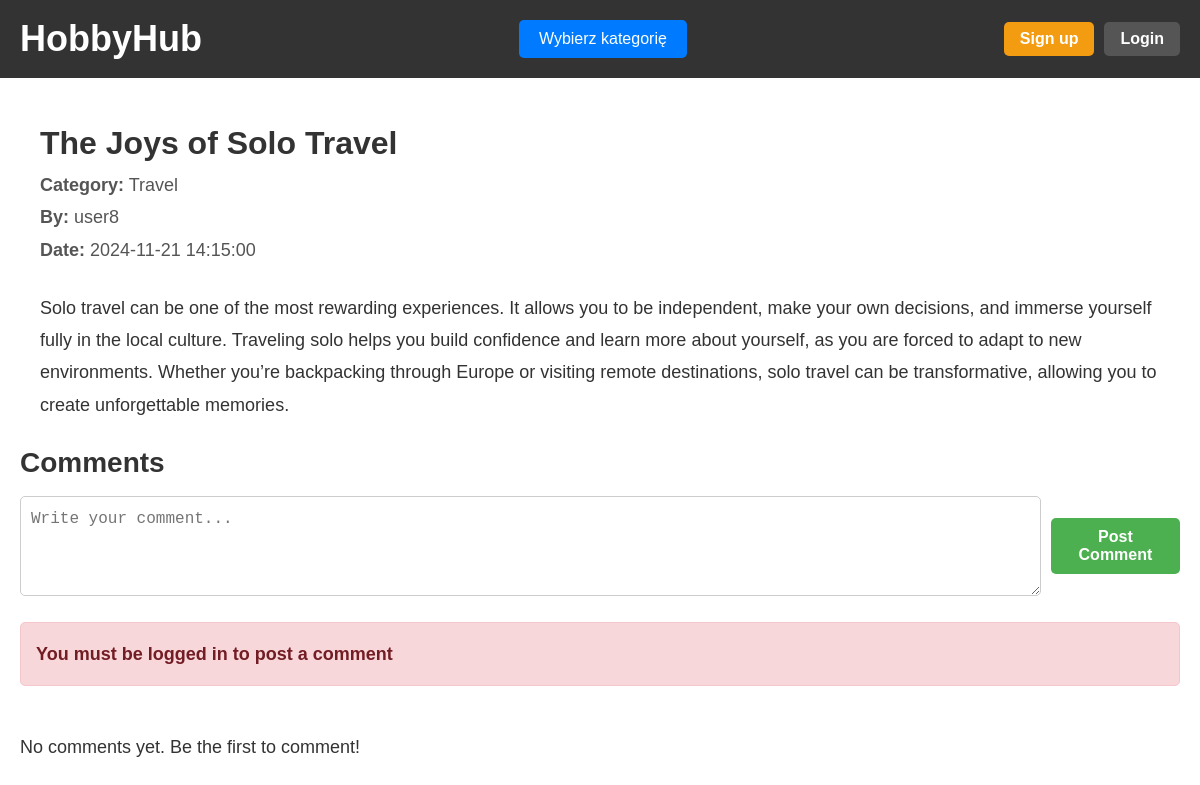
The app's page /post.php?id=9 with its own data.
### tables this page shows
CREATE TABLE `posts` (
  `post_id` int(10) UNSIGNED NOT NULL,
  `user_id` int(10) UNSIGNED NOT NULL,
  `category_id` int(10) UNSIGNED DEFAULT NULL,
  `content` text NOT NULL,
  `created_at` timestamp NOT NULL DEFAULT CURRENT_TIMESTAMP,
  `title` varchar(255) NOT NULL,
  `is_question` tinyint(1) DEFAULT '0',
  `image` blob
);

CREATE TABLE `categories` (
  `category_id` int(10) UNSIGNED NOT NULL,
  `name` varchar(50) NOT NULL,
  `description` text
);

CREATE TABLE `users` (
  `user_id` int(10) UNSIGNED NOT NULL,
  `username` varchar(50) NOT NULL,
  `full_name` varchar(100) NOT NULL,
  `email` varchar(100) NOT NULL,
  `password_hash` varchar(255) NOT NULL,
  `created_at` timestamp NOT NULL DEFAULT CURRENT_TIMESTAMP,
  `bio` text,
  `profile_picture` blob
);

### post.php (the view, shortened to what this page needs)
<?php
include 'db_connection.php';
$isLoggedIn = isset($_SESSION['user_id']);
$post_id = isset($_GET['id']) ? (int) $_GET['id'] : 0;
if ($post_id > 0) {
    $sql = "SELECT p.post_id, p.title, p.created_at, p.content, p.image, u.username, c.name AS category_name, p.is_question
            FROM posts p
            LEFT JOIN users u ON p.user_id = u.user_id
            LEFT JOIN categories c ON p.category_id = c.category_id
            WHERE p.post_id = $post_id";
    $result = $conn->query($sql);
    if ($result->num_rows > 0) {
        $row = $result->fetch_assoc();
    } else {
        echo "<p>Post not found.</p>";
        exit;
    }
    $comments_sql = "SELECT c.content, c.created_at, u.username
                     FROM comments c
                     LEFT JOIN users u ON c.user_id = u.user_id
                     WHERE c.post_id = $post_id
                     ORDER BY c.created_at DESC";
    $comments_result = $conn->query($comments_sql);
} else {
    echo "<p>Invalid post ID.</p>";
    exit;
}
?>
<!DOCTYPE html>
<html lang="en">
<head>
    <link rel="stylesheet" href="glowna.css">
    <link rel="stylesheet" href="post.css">
</head>
<body>
  <header>
    <nav class="navbar">
      <div class="logo">
        <h1><a href="index.php">HobbyHub</a></h1>
      </div>
    <div class="dropdown">
        <button class="dropdown-button" onclick="toggleDropdown()">Wybierz kategorię</button>
    </div>
      <div class="auth-buttons">
        <?php if ($isLoggedIn): ?>
          <span class="welcome-message"><?php echo htmlspecialchars($_SESSION['username']); ?></span>
            <form method="POST" style="display: inline;">
                <button type="submit" name="logout" class="btn logout-btn">Log out</button>
            </form>
        <?php else: ?>
            <button class="btn register-btn" onclick="window.location.href='register.php'">Sign up</button>
            <button class="btn login-btn" onclick="window.location.href='login.php'">Login</button>
        <?php endif; ?>
      </div>
    </nav>
  </header>
  <main class="container">
    <div class="post-details">
        <div class="post-header">
            <div class="post-info">
                <h1><?php echo htmlspecialchars($row['title'], ENT_QUOTES, 'UTF-8'); ?></h1>
                <p><strong>Category:</strong> <?php echo htmlspecialchars($row['category_name'], ENT_QUOTES, 'UTF-8'); ?></p>
                <p><strong>By:</strong> <?php echo htmlspecialchars($row['username'], ENT_QUOTES, 'UTF-8'); ?></p>
                <p><strong>Date:</strong> <?php echo htmlspecialchars($row['created_at'], ENT_QUOTES, 'UTF-8'); ?></p>
            </div>
        </div>
        <br>
        <p><?php echo nl2br(htmlspecialchars($row['content'], ENT_QUOTES, 'UTF-8')); ?></p>
    </div>
    <div class="comments-section">
        <h2>Comments</h2>
        <form method="POST" class="comment-form" onsubmit="checkLoginStatus(event)">
            <textarea name="comment_content" placeholder="Write your comment..." required class="comment-input"></textarea>
            <button type="submit" name="submit_comment" class="btn comment-btn">Post Comment</button>
        </form>
        <br>
        <?php if (!$isLoggedIn): ?>
            <p id="error-message" class="error-message"><strong>You must be logged in to post a comment</strong></p>
        <?php endif; ?>
        <br>
        <?php if ($comments_result->num_rows > 0): ?>
            <?php while ($comment = $comments_result->fetch_assoc()): ?>
                <div class="comment">
                    <p><strong><?php echo htmlspecialchars($comment['username'], ENT_QUOTES, 'UTF-8'); ?></strong> <?php echo htmlspecialchars($comment['created_at'], ENT_QUOTES, 'UTF-8'); ?></p>
                    <p><?php echo nl2br(htmlspecialchars($comment['content'], ENT_QUOTES, 'UTF-8')); ?></p>
                </div>
                <br>
            <?php endwhile; ?>
        <?php else: ?>
            <p>No comments yet. Be the first to comment!</p>
        <?php endif; ?>
    </div>
</main>
</body>
</html>

### glowna.css (style rules this page uses)
* { margin: 0; padding: 0; box-sizing: border-box; }
body { font-family: Arial, sans-serif; line-height: 1.6; color: #333; }
header { width: 100%; background-color: #333; color: #fff; }
.navbar { display: flex; justify-content: space-between; align-items: center; padding: 10px 20px; }
.container { max-width: 1200px; margin: 0 auto; padding: 20px; }
.container h2 { font-size: 28px; margin-bottom: 10px; color: #333; }
.container p { font-size: 18px; line-height: 1.8; }
.auth-buttons { display: flex; gap: 10px; }
.btn { padding: 8px 16px; font-size: 16px; font-weight: bold; border: none; border-radius: 5px; cursor: pointer; transition: background-color 0.3s ease, transform 0.2s ease; }
.register-btn { background-color: #f39c12; color: #fff; }
.login-btn { background-color: #555; color: #fff; }
.logo a { color: white; text-decoration: none; font-size: 36px; font-weight: bold; font-family: "Arial", sans-serif; transition: color 0.3s ease, transform 0.3s ease; }
.dropdown { position: relative; display: inline-block; }
.dropdown-button { background-color: #007bff; color: white; padding: 10px 20px; font-size: 16px; border: none; cursor: pointer; border-radius: 5px; }

### post.css (style rules this page uses)
.post-details { margin: 0 auto; padding: 20px; }
.post-header { display: flex; align-items: flex-start; gap: 20px; }
.post-info h1 { font-size: 32px; color: #333; }
.post-info p { font-size: 18px; color: #555; }
.comment-form { display: flex; justify-content: space-between; align-items: center; gap: 10px; }
.comment-form .comment-input { width: 100%; max-width: calc(100% - 120px); padding: 10px; font-size: 16px; box-sizing: border-box; height: 100px; resize: vertical; text-align: left; vertical-align: top; line-height: 1.5; border: 1px solid #ccc; border-radius: 5px; }
.comment-form .comment-btn { padding: 10px 15px; font-size: 16px; background-color: #4CAF50; color: white; border: none; cursor: pointer; }
.error-message { background-color: #f8d7da; color: #721c24; padding: 15px; border: 1px solid #f5c6cb; border-radius: 5px; margin-bottom: 20px; font-size: 18px; font-weight: bold; }

### records on screen
posts: title "The Joys of Solo Travel", category.name "Travel", user.username "user8", created_at "2024-11-21 14:15:00", content "Solo travel can be one of the most rewarding experiences. It allows you to be independent, make your own decisions, and immerse yourself fully in the local culture. Traveling solo helps you build confidence and learn more about yourself, as you are forced to adapt to new environments. Whether you’re backpacking through Europe or visiting remote destinations, solo travel can be transformative, allowing you to create unforgettable memories."
